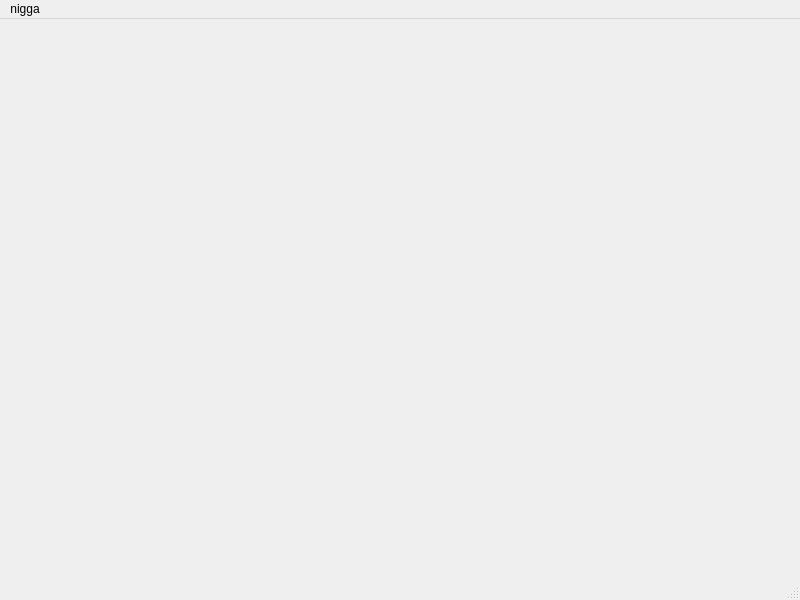
<?xml version="1.0" encoding="UTF-8"?>
<ui version="4.0">
 <class>SocialMediaApp</class>
 <widget class="QMainWindow" name="SocialMediaApp">
  <property name="geometry">
   <rect>
    <x>0</x>
    <y>0</y>
    <width>800</width>
    <height>600</height>
   </rect>
  </property>
  <property name="windowTitle">
   <string>SocialMediaApp</string>
  </property>
  <widget class="QWidget" name="centralwidget"/>
  <widget class="QMenuBar" name="menubar">
   <property name="geometry">
    <rect>
     <x>0</x>
     <y>0</y>
     <width>800</width>
     <height>21</height>
    </rect>
   </property>
   <widget class="QMenu" name="menunigga">
    <property name="title">
     <string>nigga</string>
    </property>
   </widget>
   <addaction name="menunigga"/>
  </widget>
  <widget class="QStatusBar" name="statusbar"/>
 </widget>
 <resources/>
 <connections/>
</ui>
